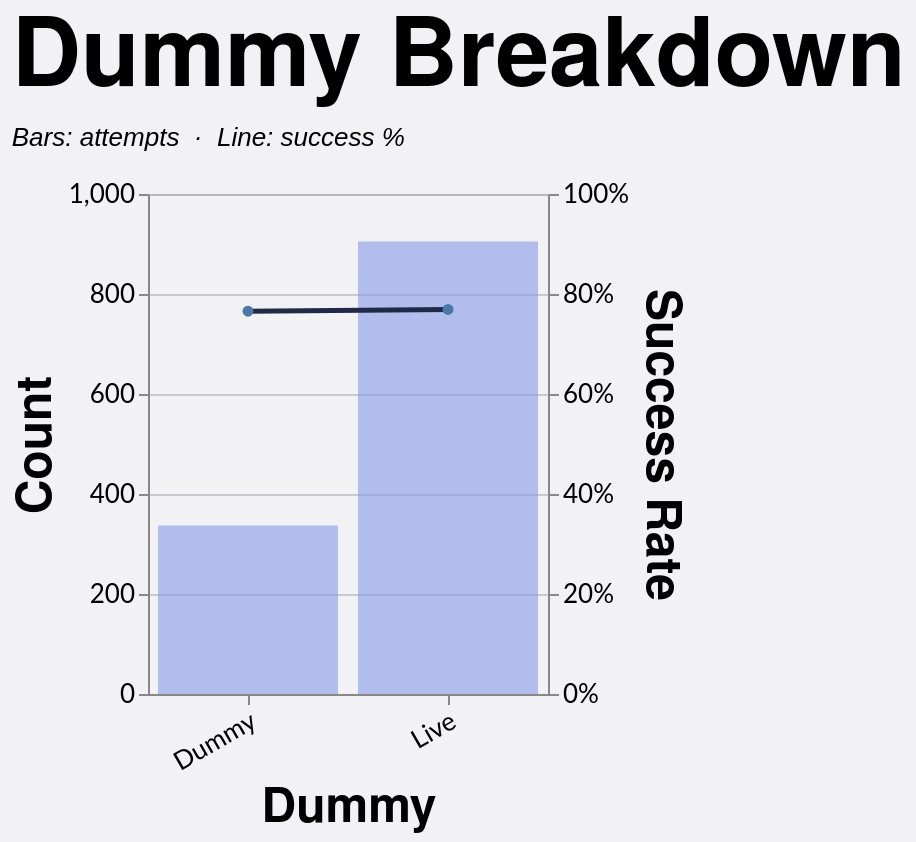

Write the Vega-Lite specification saved for this chart.
### Vega-Lite specification from a JSON file in a GitHub repository (floating-point values rounded to 4 significant figures; data arrays with more than 128 entries replaced by an {"elided": "..."} marker saying what was removed)
{"config": {"axis": {"labelFont": "Lato, sans-serif", "titleFont": "PT Sans Narrow, Helvetica Neue, Helvetica, Arial, sans-serif", "labelFontSize": 13, "titleFontSize": 24, "gridColor": "#202947", "gridOpacity": 0.2}, "header": {"labelFont": "PT Sans Narrow, Helvetica Neue, Helvetica, Arial, sans-serif", "titleFont": "PT Sans Narrow, Helvetica Neue, Helvetica, Arial, sans-serif", "labelFontSize": 24, "titleFontSize": 28, "labelFontWeight": "bold", "orient": "left"}, "legend": {"labelFont": "Lato, sans-serif", "titleFont": "PT Sans Narrow, Helvetica Neue, Helvetica, Arial, sans-serif", "labelFontSize": 14, "titleFontSize": 16, "titlePadding": 5, "fillColor": "white", "strokeColor": "black", "padding": 10, "titleFontWeight": "lighter", "titleFontStyle": "italic", "titleColor": "gray", "offset": 10}, "title": {"font": "PT Sans Narrow, Helvetica Neue, Helvetica, Arial, sans-serif", "fontSize": 48, "fontWeight": "bold", "anchor": "start", "align": "center", "titlePadding": 20, "subtitlePadding": 10, "subtitleFontSize": 13, "subtitleColor": "", "subtitleFontStyle": "italic", "offset": 15, "color": "black"}, "axisX": {"labelAngle": 0}, "facet": {"title": null, "header": null, "align": {"row": "each", "column": "each"}}, "resolve": {"scale": {"y": "independent", "facet": "independent"}}, "background": "#f2f1f4"}, "layer": [{"mark": {"type": "bar", "color": "#7d96e8", "opacity": 0.55}, "encoding": {"tooltip": [{"field": "dummy", "title": "Dummy", "type": "nominal"}, {"field": "won", "format": ",.0f", "title": "Won", "type": "quantitative"}, {"field": "attempts", "format": ",.0f", "title": "Attempts", "type": "quantitative"}, {"field": "success_rate", "format": ".1%", "title": "Success Rate", "type": "quantitative"}], "x": {"axis": {"labelAngle": -30}, "field": "dummy", "sort": ["Dummy", "Live"], "title": "Dummy", "type": "nominal"}, "y": {"axis": {"format": ",.0f", "orient": "left"}, "field": "attempts", "title": "Count", "type": "quantitative"}}, "transform": [{"filter": "(loSquad == 'All' || datum.squad == loSquad) && (loGameType == 'All' || (loGameType == 'League + Cup' && (datum.game_type == 'League' || datum.game_type == 'Cup')) || (loGameType == 'League only' && datum.game_type == 'League') || datum.game_type == loGameType) && (loOpposition == 'All' || datum.opposition == loOpposition) && (loThrower == 'All' || datum.thrower == loThrower) && (loJumper == 'All' || datum.jumper == loJumper) && (loArea == 'All' || datum.area == loArea) && (loNumbers == 'All' || datum.numbers == loNumbers) && (loCallType == 'All' || datum.call_type == loCallType)"}, {"filter": "(loSeason == 'All' || datum.season == loSeason)"}, {"aggregate": [{"op": "count", "as": "attempts"}, {"op": "sum", "field": "won", "as": "won"}], "groupby": ["dummy"]}, {"calculate": "datum.won / datum.attempts", "as": "success_rate"}]}, {"mark": {"type": "line", "color": "#202946", "point": true, "strokeWidth": 2.5}, "encoding": {"tooltip": [{"field": "dummy", "title": "Dummy", "type": "nominal"}, {"field": "won", "format": ",.0f", "title": "Won", "type": "quantitative"}, {"field": "attempts", "format": ",.0f", "title": "Attempts", "type": "quantitative"}, {"field": "success_rate", "format": ".1%", "title": "Success Rate", "type": "quantitative"}], "x": {"axis": {"labelAngle": -30}, "field": "dummy", "sort": ["Dummy", "Live"], "title": "Dummy", "type": "nominal"}, "y": {"axis": {"format": "%", "orient": "right"}, "field": "success_rate", "scale": {"domain": [0, 1]}, "title": "Success Rate", "type": "quantitative"}}, "transform": [{"filter": "(loSquad == 'All' || datum.squad == loSquad) && (loGameType == 'All' || (loGameType == 'League + Cup' && (datum.game_type == 'League' || datum.game_type == 'Cup')) || (loGameType == 'League only' && datum.game_type == 'League') || datum.game_type == loGameType) && (loOpposition == 'All' || datum.opposition == loOpposition) && (loThrower == 'All' || datum.thrower == loThrower) && (loJumper == 'All' || datum.jumper == loJumper) && (loArea == 'All' || datum.area == loArea) && (loNumbers == 'All' || datum.numbers == loNumbers) && (loCallType == 'All' || datum.call_type == loCallType)"}, {"filter": "(loSeason == 'All' || datum.season == loSeason)"}, {"aggregate": [{"op": "count", "as": "attempts"}, {"op": "sum", "field": "won", "as": "won"}], "groupby": ["dummy"]}, {"calculate": "datum.won / datum.attempts", "as": "success_rate"}]}], "data": {"name": "data-59bc52db6a970b6c64ce397bd37ae18f"}, "height": 250, "params": [{"name": "loSquad", "value": "All"}, {"name": "loSeason", "value": "All"}, {"name": "loGameType", "value": "All"}, {"name": "loOpposition", "value": "All"}, {"name": "loThrower", "value": "All"}, {"name": "loJumper", "value": "All"}, {"name": "loArea", "value": "All"}, {"name": "loNumbers", "value": "All"}, {"name": "loCallType", "value": "All"}], "resolve": {"scale": {"y": "independent"}}, "title": {"text": "Dummy Breakdown", "subtitle": "Bars: attempts  ·  Line: success %"}, "width": {"step": 100}, "$schema": "https://vega.github.io/schema/vega-lite/v5.20.1.json", "datasets": {"data-59bc52db6a970b6c64ce397bd37ae18f": {"elided": "1242 records"}}}
